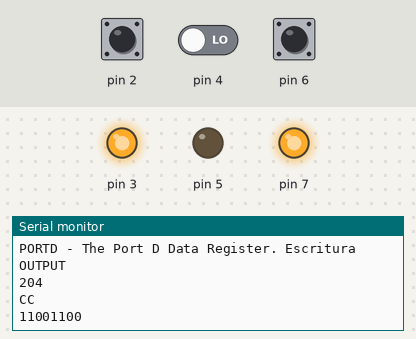
Simulated run of this sketch. Board: Arduino Uno, built with avr-gcc and run on an emulated ATmega328P. Parts: output pins drawn as LEDs (lit = HIGH), the last lines printed to the serial monitor. The test bench sets the inputs (shaded band); at power-on: pin 4 LOW, pin 2 HIGH, pin 6 HIGH.

Above: at 1.2 s.
1.3 s: pin 4 driven HIGH
8.2 s: pin 2 pulled LOW for 2.95 s
At 10.33 s:
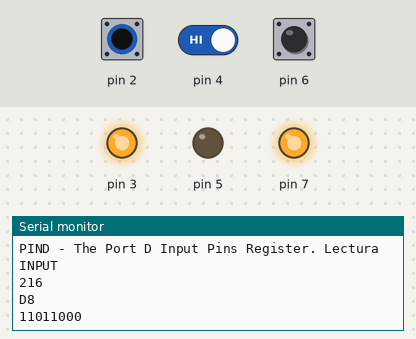
12.6 s: pin 2 driven LOW and pin 4 driven LOW
At 13.4 s:
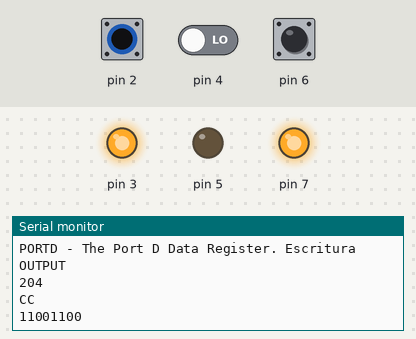
19.5 s: pin 2 driven HIGH and pin 4 driven HIGH
At 20.5 s:
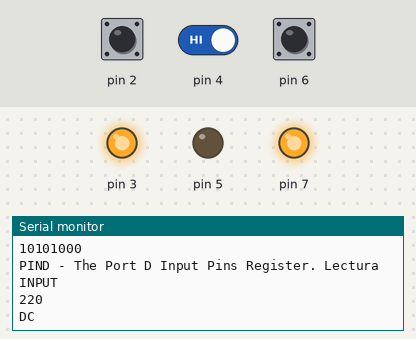
Timing chart, 0 to 22.5 s (numbered marks = the images above; inputs shaded):
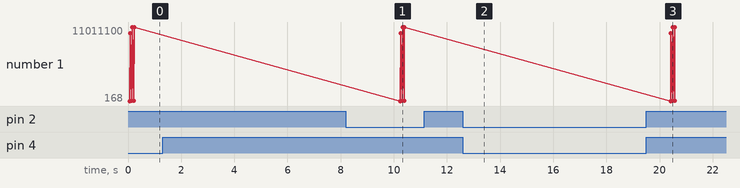

The sketch:

Ejercicio07-Registos_PORT_simple.ino
```cpp
void setup() {
  //PORTD maps to Arduino digital pins 0 to 7
  pinMode(2, INPUT_PULLUP);
  pinMode(3, OUTPUT);
  digitalWrite(3, HIGH);
  pinMode(4, INPUT);
  pinMode(5, OUTPUT);
  digitalWrite(5, LOW);
  pinMode(6, INPUT_PULLUP);
  pinMode(7, OUTPUT);
  digitalWrite(7, HIGH);
  Serial.begin(9600);
}

void loop() {
  Serial.println("DDRD - The Port D Data Direction Register. DDRX, 1=OUTPUT, 0=INPUT");
  Serial.println(DDRD, DEC);
  Serial.println(DDRD, HEX);
  Serial.println(DDRD, BIN);
  Serial.println("PIND - The Port D Input Pins Register. Lectura INPUT");
  Serial.println(PIND, DEC);
  Serial.println(PIND, HEX);
  Serial.println(PIND, BIN);
  Serial.println("PORTD - The Port D Data Register. Escritura OUTPUT");
  Serial.println(PORTD, DEC);
  Serial.println(PORTD, HEX);
  Serial.println(PORTD, BIN);
  delay(10000);
}
```

Measured:
- after the input at 8.2 s, the serial monitor: prints a new line after 2.1 s (image 1)
- after the input at 19.5 s, the serial monitor: prints a new line after 0.99 s (image 3)
